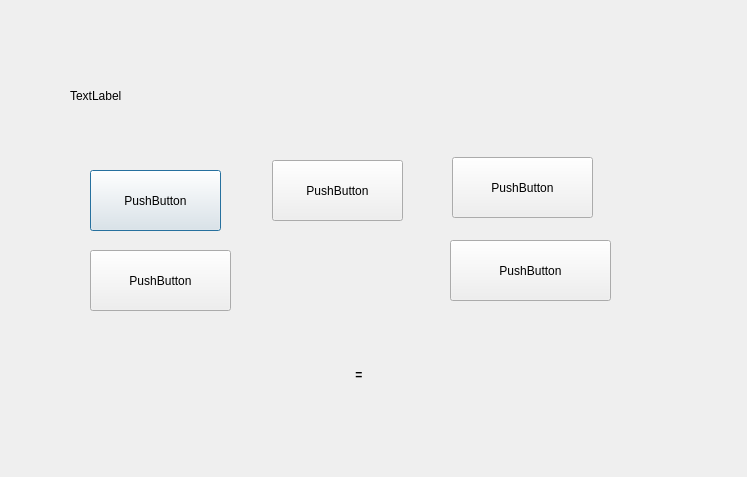
<?xml version="1.0" encoding="UTF-8"?>
<ui version="4.0">
 <class>Queue</class>
 <widget class="QDialog" name="Queue">
  <property name="geometry">
   <rect>
    <x>0</x>
    <y>0</y>
    <width>747</width>
    <height>477</height>
   </rect>
  </property>
  <property name="windowTitle">
   <string>Dialog</string>
  </property>
  <widget class="QLabel" name="label">
   <property name="geometry">
    <rect>
     <x>70</x>
     <y>50</y>
     <width>601</width>
     <height>91</height>
    </rect>
   </property>
   <property name="text">
    <string>TextLabel</string>
   </property>
  </widget>
  <widget class="QPushButton" name="pushButton">
   <property name="geometry">
    <rect>
     <x>90</x>
     <y>170</y>
     <width>131</width>
     <height>61</height>
    </rect>
   </property>
   <property name="text">
    <string>PushButton</string>
   </property>
  </widget>
  <widget class="QPushButton" name="pushButton_2">
   <property name="geometry">
    <rect>
     <x>272</x>
     <y>160</y>
     <width>131</width>
     <height>61</height>
    </rect>
   </property>
   <property name="text">
    <string>PushButton</string>
   </property>
  </widget>
  <widget class="QPushButton" name="pushButton_3">
   <property name="geometry">
    <rect>
     <x>452</x>
     <y>157</y>
     <width>141</width>
     <height>61</height>
    </rect>
   </property>
   <property name="text">
    <string>PushButton</string>
   </property>
  </widget>
  <widget class="QPushButton" name="pushButton_4">
   <property name="geometry">
    <rect>
     <x>90</x>
     <y>250</y>
     <width>141</width>
     <height>61</height>
    </rect>
   </property>
   <property name="text">
    <string>PushButton</string>
   </property>
  </widget>
  <widget class="QPushButton" name="pushButton_5">
   <property name="geometry">
    <rect>
     <x>450</x>
     <y>240</y>
     <width>161</width>
     <height>61</height>
    </rect>
   </property>
   <property name="text">
    <string>PushButton</string>
   </property>
  </widget>
  <widget class="QLabel" name="resultado">
   <property name="geometry">
    <rect>
     <x>100</x>
     <y>330</y>
     <width>521</width>
     <height>90</height>
    </rect>
   </property>
   <property name="minimumSize">
    <size>
     <width>20</width>
     <height>20</height>
    </size>
   </property>
   <property name="sizeIncrement">
    <size>
     <width>20</width>
     <height>20</height>
    </size>
   </property>
   <property name="baseSize">
    <size>
     <width>15</width>
     <height>15</height>
    </size>
   </property>
   <property name="font">
    <font>
     <weight>75</weight>
     <bold>true</bold>
    </font>
   </property>
   <property name="text">
    <string>= </string>
   </property>
   <property name="scaledContents">
    <bool>true</bool>
   </property>
   <property name="alignment">
    <set>Qt::AlignCenter</set>
   </property>
   <property name="wordWrap">
    <bool>true</bool>
   </property>
   <property name="openExternalLinks">
    <bool>true</bool>
   </property>
  </widget>
 </widget>
 <resources/>
 <connections/>
</ui>
